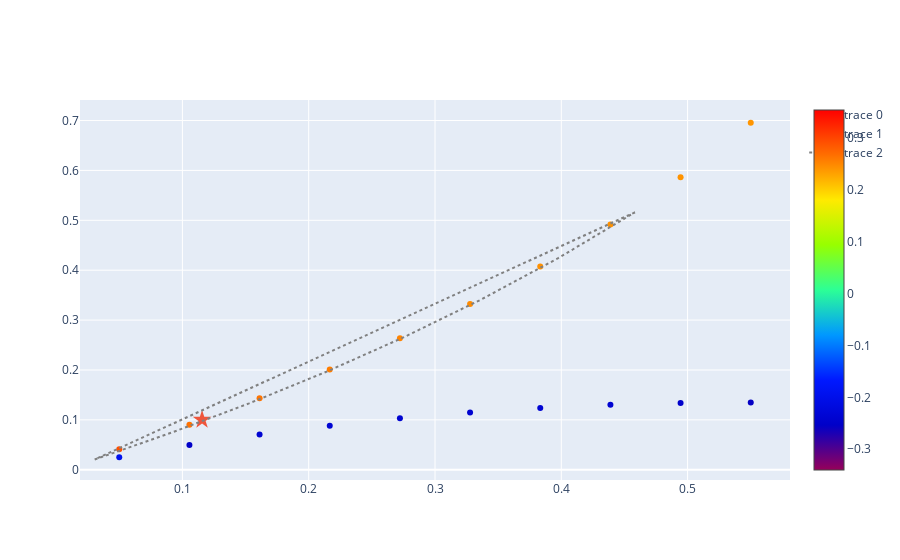

Write notebook code for a chart like this one.
### Code cell
import numpy as np
import plotly.graph_objects as go
from scipy.spatial import ConvexHull

def convex_hull_plotly(points):
    # Compute the convex hull
    hull = ConvexHull(points)

    # Scale the hull to add some margin
    margin_factor = 1.1  # adjust as desired
    center = np.mean(points[hull.vertices, :], axis=0)
    center_repeated = np.repeat(center[np.newaxis, :], hull.vertices.shape[0], axis=0)
    scaled_hull_vertices = margin_factor * (points[hull.vertices, :] - center_repeated) + center_repeated

    # Close the polygon
    scaled_hull_vertices = np.vstack([scaled_hull_vertices, scaled_hull_vertices[0]])

    return scaled_hull_vertices

fig = go.Figure()

# plot the user embedding, with color given by the position in 1D PCA
# Make a color scale from all_pca
fig.add_trace(go.Scatter(x=data.x[:,0].cpu(), y=data.x[:,1].cpu(), mode='markers', marker=dict(cmin = all_pca.min(), cmax = all_pca.max(), color=user_pca[:,0], colorscale='Rainbow', showscale=True)))

# plot the representatives, with color given by the position in 1D PCA
representatives = user_influencer_edges[1].unique().cpu()

# plot the representatives as stars
fig.add_trace(go.Scatter(x=data.x[representatives,0].cpu() + 0.01, y=data.x[representatives,1].cpu() + 0.01, mode='markers', marker=dict(cmin = all_pca.min(), cmax = all_pca.max(), color=influencer_pca[representatives,0], colorscale='Rainbow', symbol="star", size=14)))

for rep in representatives:
    # get indices of users belonging to current representative
    indices = user_influencer_edges[0, user_influencer_edges[1].cpu() == rep].unique()
    # get x and y coordinates of these users
    x = data.x[indices, 0].cpu().numpy()
    y = data.x[indices, 1].cpu().numpy()

    # get convex hull of these users
    hull = convex_hull_plotly(np.vstack([x, y]).T)

    # plot the convex hull
    fig.add_trace(go.Scatter(x=hull[:,0], y=hull[:,1], mode='lines', line=dict(dash='dot', color='grey')))

fig.show()

### Figure 1 — Plotly figure (JSON) as saved in the notebook; plotly's stock layout.template omitted (floating-point values rounded to 4 significant figures)
{"data": [{"marker": {"cmax": 0.3542, "cmin": -0.3402, "color": [-0.1953, -0.2526, -0.2387, -0.2354, -0.2407, -0.2413, -0.2378, -0.239, -0.2484, -0.2561, 0.2912, 0.2657, 0.2636, 0.2578, 0.2533, 0.2473, 0.2438, 0.2434, 0.242, 0.2403], "colorscale": [[0, "rgb(150,0,90)"], [0.125, "rgb(0,0,200)"], [0.25, "rgb(0,25,255)"], [0.375, "rgb(0,152,255)"], [0.5, "rgb(44,255,150)"], [0.625, "rgb(151,255,0)"], [0.75, "rgb(255,234,0)"], [0.875, "rgb(255,111,0)"], [1, "rgb(255,0,0)"]], "showscale": true}, "mode": "markers", "type": "scatter", "x": [0.05, 0.1056, 0.1611, 0.2167, 0.2722, 0.3278, 0.3833, 0.4389, 0.4944, 0.55, 0.05, 0.1056, 0.1611, 0.2167, 0.2722, 0.3278, 0.3833, 0.4389, 0.4944, 0.55], "y": [0.02504, 0.04943, 0.07044, 0.08826, 0.103, 0.1149, 0.124, 0.1302, 0.1338, 0.1347, 0.04112, 0.09023, 0.1433, 0.2009, 0.2635, 0.3321, 0.4076, 0.4915, 0.5863, 0.6956]}, {"marker": {"cmax": 0.3542, "cmin": -0.3402, "color": 0.2876, "colorscale": [[0, "rgb(150,0,90)"], [0.125, "rgb(0,0,200)"], [0.25, "rgb(0,25,255)"], [0.375, "rgb(0,152,255)"], [0.5, "rgb(44,255,150)"], [0.625, "rgb(151,255,0)"], [0.75, "rgb(255,234,0)"], [0.875, "rgb(255,111,0)"], [1, "rgb(255,0,0)"]], "size": 14, "symbol": "star"}, "mode": "markers", "type": "scatter", "x": [0.1156], "y": [0.1002]}, {"line": {"color": "grey", "dash": "dot"}, "mode": "lines", "type": "scatter", "x": [0.4583, 0.03056, 0.09167, 0.1528, 0.2139, 0.275, 0.3361, 0.3972, 0.4583], "y": [0.5161, 0.0206, 0.07463, 0.133, 0.1964, 0.2653, 0.3406, 0.4237, 0.5161]}], "layout": {"autosize": true, "xaxis": {"autorange": true, "range": [0.01776, 0.5822], "type": "linear"}, "yaxis": {"autorange": true, "range": [-0.03029, 0.7509], "type": "linear"}}}
